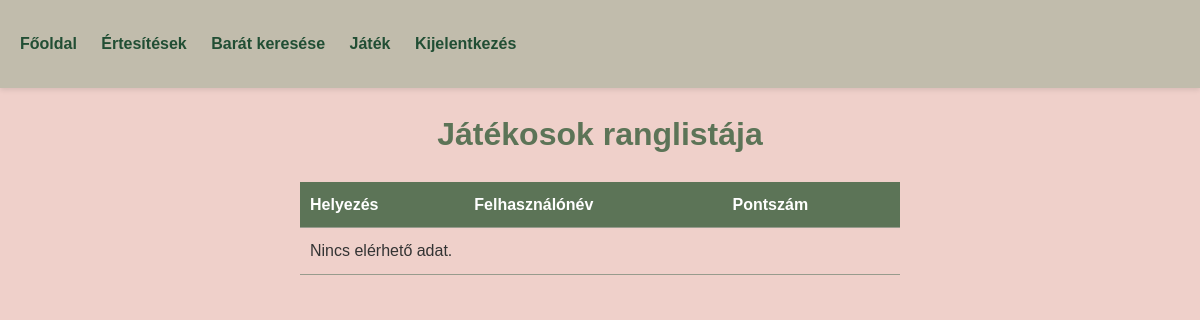
Before: /rankinglist.php with the older database file.
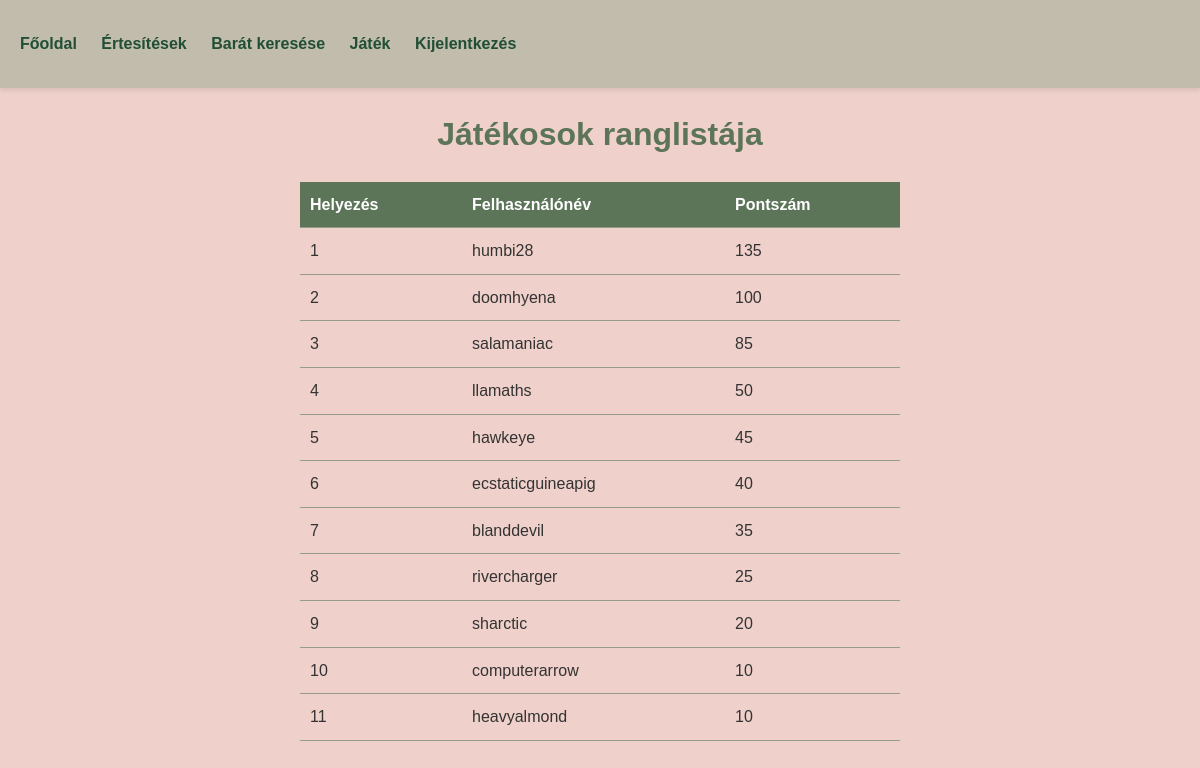
After: the same page with the newer database file.
### tables this page shows
CREATE TABLE `game` (
  `id` int(11) NOT NULL,
  `username` varchar(255) NOT NULL,
  `score` int(11) DEFAULT 0,
  `games_played` int(11) DEFAULT 0,
  `wins` int(11) DEFAULT 0,
  `draws` int(11) DEFAULT 0,
  `losses` int(11) DEFAULT 0
);

### rankinglist.php (the view, shortened to what this page needs)
<!DOCTYPE html>
<html lang="hu">
    <head>
        <link rel='stylesheet' href='assets/css/styles.css'>
    </head>
    <body>
        <nav>
            <ul>
                <li><a href="index.php">Főoldal</a></li>
                <li><a href="notify.php">Értesítések</a></li>
                <li><a href="search.php">Barát keresése</a></li>
                <li><a href="game.php">Játék</a></li>
                <li><a href="logout.php">Kijelentkezés</a></li>
            </ul>
        </nav>
        <h1>Játékosok ranglistája</h1>
        <table>
            <tr>
                <th>Helyezés</th>
                <th>Felhasználónév</th>
                <th>Pontszám</th>
            </tr>
            <?php
            require "cfg.php";
            $ranking_query = "SELECT username, score FROM game ORDER BY score DESC";
            $ranking_result = $conn->query($ranking_query);
            if ($ranking_result->num_rows > 0) {
                $rank = 1;
                while ($row = $ranking_result->fetch_assoc()) {
                    echo "<tr>
                            <td>{$rank}</td>
                            <td>{$row['username']}</td>
                            <td>{$row['score']}</td>
                        </tr>";
                    $rank++;
                }
            } else {
                echo "<tr><td colspan='3'>Nincs elérhető adat.</td></tr>";
            }
            ?>
        </table>
    </body>
</html>

### assets/css/styles.css (style rules this page uses)
body { overflow-y: auto; font-family: 'Arial', sans-serif; background-color: #EFD0CA; color: #333; margin: 0; padding: 0; line-height: 1.6; }
nav { background-color: #C1BCAC; padding: 15px 20px; box-shadow: 0 2px 5px rgba(0, 0, 0, 0.1); }
nav ul { list-style-type: none; padding: 0; }
nav ul li { display: inline; margin-right: 20px; }
nav ul li a { text-decoration: none; color: #214E34; font-weight: bold; transition: color 0.3s; }
h1 { color: #5C7457; text-align: center; }
table { width: 50%; border-collapse: collapse; margin: auto; }
th, td { padding: 10px; text-align: left; border-bottom: 1px solid #979B8D; }
th { background-color: #5C7457; color: white; }

Changed rows visible on the page:
added game: username "humbi28", score "135"
added game: username "doomhyena", score "100"
added game: username "salamaniac", score "85"
added game: username "llamaths", score "50"
added game: username "hawkeye", score "45"
added game: username "ecstaticguineapig", score "40"
added game: username "blanddevil", score "35"
added game: username "rivercharger", score "25"
added game: username "sharctic", score "20"
added game: username "computerarrow", score "10"
added game: username "heavyalmond", score "10"
Other visible differences:
text no longer shown: "Nincs elérhető adat."
